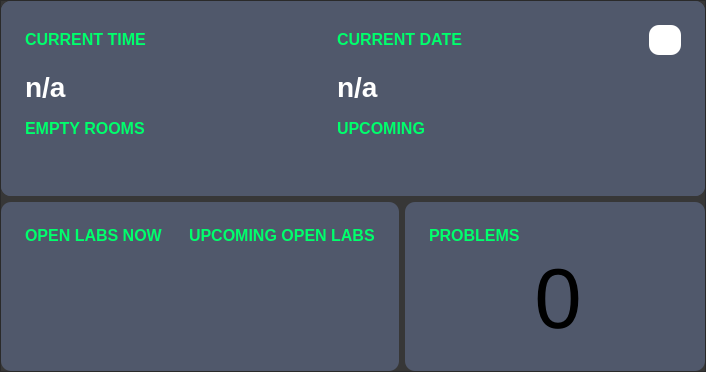
      <widget class="QWidget" name="pageDashboard">
       <property name="sizePolicy">
        <sizepolicy hsizetype="MinimumExpanding" vsizetype="MinimumExpanding">
         <horstretch>0</horstretch>
         <verstretch>0</verstretch>
        </sizepolicy>
       </property>
       <layout class="QGridLayout" name="gridLayout">
        <property name="leftMargin">
         <number>0</number>
        </property>
        <property name="topMargin">
         <number>0</number>
        </property>
        <property name="rightMargin">
         <number>0</number>
        </property>
        <property name="bottomMargin">
         <number>0</number>
        </property>
        <property name="spacing">
         <number>0</number>
        </property>
        <item row="0" column="0">
         <widget class="QFrame" name="frameDashboard">
          <property name="enabled">
           <bool>true</bool>
          </property>
          <property name="sizePolicy">
           <sizepolicy hsizetype="Expanding" vsizetype="Expanding">
            <horstretch>0</horstretch>
            <verstretch>0</verstretch>
           </sizepolicy>
          </property>
          <property name="minimumSize">
           <size>
            <width>0</width>
            <height>0</height>
           </size>
          </property>
          <property name="autoFillBackground">
           <bool>false</bool>
          </property>
          <property name="styleSheet">
           <string notr="true">background-color: rgb(55,55,55);</string>
          </property>
          <property name="frameShape">
           <enum>QFrame::StyledPanel</enum>
          </property>
          <property name="frameShadow">
           <enum>QFrame::Raised</enum>
          </property>
          <layout class="QGridLayout" name="gridLayout_4">
           <property name="leftMargin">
            <number>0</number>
           </property>
           <property name="topMargin">
            <number>0</number>
           </property>
           <property name="rightMargin">
            <number>0</number>
           </property>
           <property name="bottomMargin">
            <number>0</number>
           </property>
           <item row="1" column="1">
            <widget class="QFrame" name="frameDashboardProblems">
             <property name="sizePolicy">
              <sizepolicy hsizetype="Expanding" vsizetype="Expanding">
               <horstretch>0</horstretch>
               <verstretch>1</verstretch>
              </sizepolicy>
             </property>
             <property name="minimumSize">
              <size>
               <width>300</width>
               <height>0</height>
              </size>
             </property>
             <property name="accessibleDescription">
              <string>backgroundFrame</string>
             </property>
             <property name="styleSheet">
              <string notr="true">background-color: rgb(80,88,107);
border-radius: 10px;</string>
             </property>
             <property name="frameShape">
              <enum>QFrame::StyledPanel</enum>
             </property>
             <property name="frameShadow">
              <enum>QFrame::Raised</enum>
             </property>
             <layout class="QGridLayout" name="gridLayout_30">
              <property name="leftMargin">
               <number>24</number>
              </property>
              <property name="topMargin">
               <number>24</number>
              </property>
              <property name="rightMargin">
               <number>24</number>
              </property>
              <property name="bottomMargin">
               <number>24</number>
              </property>
              <item row="1" column="1" rowspan="2">
               <widget class="QLabel" name="labelNumberProblems">
                <property name="sizePolicy">
                 <sizepolicy hsizetype="Expanding" vsizetype="Fixed">
                  <horstretch>0</horstretch>
                  <verstretch>0</verstretch>
                 </sizepolicy>
                </property>
                <property name="maximumSize">
                 <size>
                  <width>400</width>
                  <height>150</height>
                 </size>
                </property>
                <property name="font">
                 <font>
                  <pointsize>64</pointsize>
                  <weight>50</weight>
                  <bold>false</bold>
                 </font>
                </property>
                <property name="cursor">
                 <cursorShape>PointingHandCursor</cursorShape>
                </property>
                <property name="accessibleDescription">
                 <string>LCDNumber</string>
                </property>
                <property name="text">
                 <string>0</string>
                </property>
                <property name="scaledContents">
                 <bool>true</bool>
                </property>
                <property name="alignment">
                 <set>Qt::AlignCenter</set>
                </property>
               </widget>
              </item>
              <item row="0" column="0" colspan="2">
               <widget class="QLabel" name="labelDashboardProblems">
                <property name="sizePolicy">
                 <sizepolicy hsizetype="Fixed" vsizetype="Fixed">
                  <horstretch>0</horstretch>
                  <verstretch>0</verstretch>
                 </sizepolicy>
                </property>
                <property name="font">
                 <font>
                  <family>Segoe UI</family>
                  <pointsize>12</pointsize>
                  <weight>75</weight>
                  <bold>true</bold>
                 </font>
                </property>
                <property name="cursor">
                 <cursorShape>ArrowCursor</cursorShape>
                </property>
                <property name="accessibleDescription">
                 <string>titleLabel</string>
                </property>
                <property name="styleSheet">
                 <string notr="true">
	color: rgb(0, 255, 108);</string>
                </property>
                <property name="text">
                 <string>PROBLEMS</string>
                </property>
                <property name="scaledContents">
                 <bool>true</bool>
                </property>
                <property name="alignment">
                 <set>Qt::AlignLeading|Qt::AlignLeft|Qt::AlignVCenter</set>
                </property>
                <property name="openExternalLinks">
                 <bool>false</bool>
                </property>
                <property name="textInteractionFlags">
                 <set>Qt::LinksAccessibleByMouse</set>
                </property>
               </widget>
              </item>
             </layout>
            </widget>
           </item>
           <item row="0" column="0" colspan="2">
            <widget class="QFrame" name="frameDashboardBrief_2">
             <property name="sizePolicy">
              <sizepolicy hsizetype="Expanding" vsizetype="Expanding">
               <horstretch>0</horstretch>
               <verstretch>2</verstretch>
              </sizepolicy>
             </property>
             <property name="accessibleDescription">
              <string>backgroundFrame</string>
             </property>
             <property name="styleSheet">
              <string notr="true">background-color: rgb(80,88,107);
border-radius: 10px;</string>
             </property>
             <property name="frameShape">
              <enum>QFrame::StyledPanel</enum>
             </property>
             <property name="frameShadow">
              <enum>QFrame::Raised</enum>
             </property>
             <property name="lineWidth">
              <number>1</number>
             </property>
             <layout class="QGridLayout" name="gridLayout_41">
              <property name="leftMargin">
               <number>0</number>
              </property>
              <property name="topMargin">
               <number>0</number>
              </property>
              <property name="rightMargin">
               <number>0</number>
              </property>
              <property name="bottomMargin">
               <number>0</number>
              </property>
              <item row="0" column="0">
               <widget class="QFrame" name="frameDashboardBrief">
                <property name="sizePolicy">
                 <sizepolicy hsizetype="Expanding" vsizetype="Expanding">
                  <horstretch>0</horstretch>
                  <verstretch>0</verstretch>
                 </sizepolicy>
                </property>
                <property name="minimumSize">
                 <size>
                  <width>0</width>
                  <height>0</height>
                 </size>
                </property>
                <property name="accessibleDescription">
                 <string/>
                </property>
                <property name="styleSheet">
                 <string notr="true"/>
                </property>
                <property name="frameShape">
                 <enum>QFrame::StyledPanel</enum>
                </property>
                <property name="frameShadow">
                 <enum>QFrame::Raised</enum>
                </property>
                <layout class="QGridLayout" name="gridLayout_31">
                 <property name="leftMargin">
                  <number>24</number>
                 </property>
                 <property name="topMargin">
                  <number>24</number>
                 </property>
                 <property name="rightMargin">
                  <number>24</number>
                 </property>
                 <property name="bottomMargin">
                  <number>24</number>
                 </property>
                 <property name="verticalSpacing">
                  <number>16</number>
                 </property>
                 <item row="6" column="1">
                  <widget class="QFrame" name="frameUpcomingRooms">
                   <property name="sizePolicy">
                    <sizepolicy hsizetype="Expanding" vsizetype="Expanding">
                     <horstretch>0</horstretch>
                     <verstretch>0</verstretch>
                    </sizepolicy>
                   </property>
                   <property name="layoutDirection">
                    <enum>Qt::LeftToRight</enum>
                   </property>
                   <property name="frameShape">
                    <enum>QFrame::StyledPanel</enum>
                   </property>
                   <property name="frameShadow">
                    <enum>QFrame::Raised</enum>
                   </property>
                   <layout class="QGridLayout" name="gridLayout_34"/>
                  </widget>
                 </item>
                 <item row="2" column="0">
                  <widget class="QLabel" name="labelCurrentTime">
                   <property name="sizePolicy">
                    <sizepolicy hsizetype="Preferred" vsizetype="Fixed">
                     <horstretch>0</horstretch>
                     <verstretch>0</verstretch>
                    </sizepolicy>
                   </property>
                   <property name="font">
                    <font>
                     <family>Segoe UI</family>
                     <pointsize>21</pointsize>
                     <weight>75</weight>
                     <bold>true</bold>
                    </font>
                   </property>
                   <property name="cursor">
                    <cursorShape>ArrowCursor</cursorShape>
                   </property>
                   <property name="accessibleDescription">
                    <string>normalLabel</string>
                   </property>
                   <property name="styleSheet">
                    <string notr="true">color: rgb(255, 255, 255);</string>
                   </property>
                   <property name="frameShape">
                    <enum>QFrame::NoFrame</enum>
                   </property>
                   <property name="lineWidth">
                    <number>2</number>
                   </property>
                   <property name="text">
                    <string>n/a</string>
                   </property>
                   <property name="scaledContents">
                    <bool>true</bool>
                   </property>
                   <property name="alignment">
                    <set>Qt::AlignLeading|Qt::AlignLeft|Qt::AlignVCenter</set>
                   </property>
                   <property name="openExternalLinks">
                    <bool>false</bool>
                   </property>
                   <property name="textInteractionFlags">
                    <set>Qt::LinksAccessibleByMouse</set>
                   </property>
                  </widget>
                 </item>
                 <item row="0" column="0">
                  <widget class="QLabel" name="labelDashboardCurrentTime">
                   <property name="sizePolicy">
                    <sizepolicy hsizetype="Fixed" vsizetype="Fixed">
                     <horstretch>0</horstretch>
                     <verstretch>0</verstretch>
                    </sizepolicy>
                   </property>
                   <property name="font">
                    <font>
                     <family>Segoe UI</family>
                     <pointsize>12</pointsize>
                     <weight>75</weight>
                     <bold>true</bold>
                    </font>
                   </property>
                   <property name="cursor">
                    <cursorShape>ArrowCursor</cursorShape>
                   </property>
                   <property name="accessibleDescription">
                    <string>titleLabel</string>
                   </property>
                   <property name="styleSheet">
                    <string notr="true">
	color: rgb(0, 255, 108);</string>
                   </property>
                   <property name="text">
                    <string>CURRENT TIME</string>
                   </property>
                   <property name="scaledContents">
                    <bool>true</bool>
                   </property>
                   <property name="openExternalLinks">
                    <bool>false</bool>
                   </property>
                   <property name="textInteractionFlags">
                    <set>Qt::LinksAccessibleByMouse</set>
                   </property>
                  </widget>
                 </item>
                 <item row="4" column="0">
                  <widget class="QLabel" name="labelDashboard_4">
                   <property name="sizePolicy">
                    <sizepolicy hsizetype="Fixed" vsizetype="Fixed">
                     <horstretch>0</horstretch>
                     <verstretch>0</verstretch>
                    </sizepolicy>
                   </property>
                   <property name="font">
                    <font>
                     <family>Segoe UI</family>
                     <pointsize>12</pointsize>
                     <weight>75</weight>
                     <bold>true</bold>
                    </font>
                   </property>
                   <property name="cursor">
                    <cursorShape>ArrowCursor</cursorShape>
                   </property>
                   <property name="accessibleDescription">
                    <string>titleLabel</string>
                   </property>
                   <property name="styleSheet">
                    <string notr="true">
	color: rgb(0, 255, 108);</string>
                   </property>
                   <property name="text">
                    <string>EMPTY ROOMS</string>
                   </property>
                   <property name="scaledContents">
                    <bool>true</bool>
                   </property>
                   <property name="openExternalLinks">
                    <bool>false</bool>
                   </property>
                   <property name="textInteractionFlags">
                    <set>Qt::LinksAccessibleByMouse</set>
                   </property>
                  </widget>
                 </item>
                 <item row="0" column="2">
                  <widget class="QPushButton" name="pushButtonRefreshDashboard">
                   <property name="sizePolicy">
                    <sizepolicy hsizetype="Fixed" vsizetype="Fixed">
                     <horstretch>0</horstretch>
                     <verstretch>0</verstretch>
                    </sizepolicy>
                   </property>
                   <property name="minimumSize">
                    <size>
                     <width>30</width>
                     <height>30</height>
                    </size>
                   </property>
                   <property name="cursor">
                    <cursorShape>PointingHandCursor</cursorShape>
                   </property>
                   <property name="accessibleDescription">
                    <string>successButton</string>
                   </property>
                   <property name="styleSheet">
                    <string notr="true">background-color: rgb(255, 255, 255);</string>
                   </property>
                   <property name="text">
                    <string/>
                   </property>
                   <property name="icon">
                    <iconset>
                     <normaloff>../images/icons/dark_theme/dashboard_refresh_dark.png</normaloff>../images/icons/dark_theme/dashboard_refresh_dark.png</iconset>
                   </property>
                   <property name="flat">
                    <bool>true</bool>
                   </property>
                  </widget>
                 </item>
                 <item row="2" column="1">
                  <widget class="QLabel" name="labelCurrentDate">
                   <property name="font">
                    <font>
                     <family>Segoe UI</family>
                     <pointsize>21</pointsize>
                     <weight>75</weight>
                     <bold>true</bold>
                    </font>
                   </property>
                   <property name="cursor">
                    <cursorShape>ArrowCursor</cursorShape>
                   </property>
                   <property name="accessibleDescription">
                    <string>normalLabel</string>
                   </property>
                   <property name="styleSheet">
                    <string notr="true">color: rgb(255, 255, 255);</string>
                   </property>
                   <property name="text">
                    <string>n/a</string>
                   </property>
                   <property name="scaledContents">
                    <bool>true</bool>
                   </property>
                   <property name="alignment">
                    <set>Qt::AlignLeading|Qt::AlignLeft|Qt::AlignVCenter</set>
                   </property>
                   <property name="openExternalLinks">
                    <bool>false</bool>
                   </property>
                   <property name="textInteractionFlags">
                    <set>Qt::LinksAccessibleByMouse</set>
                   </property>
                  </widget>
                 </item>
                 <item row="0" column="1">
                  <widget class="QLabel" name="labelDashboardCurrentTime_2">
                   <property name="sizePolicy">
                    <sizepolicy hsizetype="Fixed" vsizetype="Fixed">
                     <horstretch>0</horstretch>
                     <verstretch>0</verstretch>
                    </sizepolicy>
                   </property>
                   <property name="font">
                    <font>
                     <family>Segoe UI</family>
                     <pointsize>12</pointsize>
                     <weight>75</weight>
                     <bold>true</bold>
                    </font>
                   </property>
                   <property name="cursor">
                    <cursorShape>ArrowCursor</cursorShape>
                   </property>
                   <property name="accessibleDescription">
                    <string>titleLabel</string>
                   </property>
                   <property name="styleSheet">
                    <string notr="true">
	color: rgb(0, 255, 108);</string>
                   </property>
                   <property name="text">
                    <string>CURRENT DATE</string>
                   </property>
                   <property name="scaledContents">
                    <bool>true</bool>
                   </property>
                   <property name="openExternalLinks">
                    <bool>false</bool>
                   </property>
                   <property name="textInteractionFlags">
                    <set>Qt::LinksAccessibleByMouse</set>
                   </property>
                  </widget>
                 </item>
                 <item row="4" column="1">
                  <widget class="QLabel" name="labelDashboard_5">
                   <property name="sizePolicy">
                    <sizepolicy hsizetype="Fixed" vsizetype="Fixed">
                     <horstretch>0</horstretch>
                     <verstretch>0</verstretch>
                    </sizepolicy>
                   </property>
                   <property name="font">
                    <font>
                     <family>Segoe UI</family>
                     <pointsize>12</pointsize>
                     <weight>75</weight>
                     <bold>true</bold>
                    </font>
                   </property>
                   <property name="cursor">
                    <cursorShape>ArrowCursor</cursorShape>
                   </property>
                   <property name="accessibleDescription">
                    <string>titleLabel</string>
                   </property>
                   <property name="styleSheet">
                    <string notr="true">
	color: rgb(0, 255, 108);</string>
                   </property>
                   <property name="text">
                    <string>UPCOMING</string>
                   </property>
                   <property name="scaledContents">
                    <bool>true</bool>
                   </property>
                   <property name="openExternalLinks">
                    <bool>false</bool>
                   </property>
                   <property name="textInteractionFlags">
                    <set>Qt::LinksAccessibleByMouse</set>
                   </property>
                  </widget>
                 </item>
                 <item row="6" column="0">
                  <widget class="QFrame" name="frameEmptyRooms">
                   <property name="sizePolicy">
                    <sizepolicy hsizetype="Expanding" vsizetype="Expanding">
                     <horstretch>0</horstretch>
                     <verstretch>0</verstretch>
                    </sizepolicy>
                   </property>
                   <property name="accessibleDescription">
                    <string/>
                   </property>
                   <property name="frameShape">
                    <enum>QFrame::StyledPanel</enum>
                   </property>
                   <property name="frameShadow">
                    <enum>QFrame::Raised</enum>
                   </property>
                   <layout class="QGridLayout" name="gridLayout_28"/>
                  </widget>
                 </item>
                </layout>
               </widget>
              </item>
             </layout>
            </widget>
           </item>
           <item row="1" column="0">
            <widget class="QFrame" name="frameDashboardTotal">
             <property name="sizePolicy">
              <sizepolicy hsizetype="Expanding" vsizetype="Expanding">
               <horstretch>1</horstretch>
               <verstretch>1</verstretch>
              </sizepolicy>
             </property>
             <property name="accessibleDescription">
              <string>backgroundFrame</string>
             </property>
             <property name="styleSheet">
              <string notr="true">background-color: rgb(80,88,107);
border-radius: 10px;</string>
             </property>
             <property name="frameShape">
              <enum>QFrame::StyledPanel</enum>
             </property>
             <property name="frameShadow">
              <enum>QFrame::Raised</enum>
             </property>
             <layout class="QGridLayout" name="gridLayout_32">
              <property name="leftMargin">
               <number>24</number>
              </property>
              <property name="topMargin">
               <number>24</number>
              </property>
              <property name="rightMargin">
               <number>24</number>
              </property>
              <property name="bottomMargin">
               <number>24</number>
              </property>
              <item row="1" column="2">
               <widget class="QFrame" name="frameUpcomingOpenLabs">
                <property name="sizePolicy">
                 <sizepolicy hsizetype="Expanding" vsizetype="Expanding">
                  <horstretch>0</horstretch>
                  <verstretch>0</verstretch>
                 </sizepolicy>
                </property>
                <property name="frameShape">
                 <enum>QFrame::StyledPanel</enum>
                </property>
                <property name="frameShadow">
                 <enum>QFrame::Raised</enum>
                </property>
                <layout class="QGridLayout" name="gridLayout_39"/>
               </widget>
              </item>
              <item row="0" column="2">
               <widget class="QLabel" name="labelUpcomingOpenLabs">
                <property name="sizePolicy">
                 <sizepolicy hsizetype="Fixed" vsizetype="Fixed">
                  <horstretch>0</horstretch>
                  <verstretch>0</verstretch>
                 </sizepolicy>
                </property>
                <property name="font">
                 <font>
                  <family>Segoe UI</family>
                  <pointsize>12</pointsize>
                  <weight>75</weight>
                  <bold>true</bold>
                 </font>
                </property>
                <property name="cursor">
                 <cursorShape>ArrowCursor</cursorShape>
                </property>
                <property name="accessibleDescription">
                 <string>titleLabel</string>
                </property>
                <property name="styleSheet">
                 <string notr="true">
	color: rgb(0, 255, 108);</string>
                </property>
                <property name="text">
                 <string>UPCOMING OPEN LABS</string>
                </property>
                <property name="scaledContents">
                 <bool>true</bool>
                </property>
                <property name="openExternalLinks">
                 <bool>false</bool>
                </property>
                <property name="textInteractionFlags">
                 <set>Qt::LinksAccessibleByMouse</set>
                </property>
               </widget>
              </item>
              <item row="0" column="1">
               <spacer name="horizontalSpacer_4">
                <property name="orientation">
                 <enum>Qt::Horizontal</enum>
                </property>
                <property name="sizeHint" stdset="0">
                 <size>
                  <width>20</width>
                  <height>20</height>
                 </size>
                </property>
               </spacer>
              </item>
              <item row="1" column="0">
               <widget class="QFrame" name="frameOpenLabs">
                <property name="sizePolicy">
                 <sizepolicy hsizetype="Expanding" vsizetype="Expanding">
                  <horstretch>0</horstretch>
                  <verstretch>0</verstretch>
                 </sizepolicy>
                </property>
                <property name="frameShape">
                 <enum>QFrame::StyledPanel</enum>
                </property>
                <property name="frameShadow">
                 <enum>QFrame::Raised</enum>
                </property>
                <layout class="QGridLayout" name="gridLayout_33"/>
               </widget>
              </item>
              <item row="0" column="0">
               <widget class="QLabel" name="labelDashboard_14">
                <property name="sizePolicy">
                 <sizepolicy hsizetype="Fixed" vsizetype="Fixed">
                  <horstretch>0</horstretch>
                  <verstretch>0</verstretch>
                 </sizepolicy>
                </property>
                <property name="font">
                 <font>
                  <family>Segoe UI</family>
                  <pointsize>12</pointsize>
                  <weight>75</weight>
                  <bold>true</bold>
                 </font>
                </property>
                <property name="cursor">
                 <cursorShape>ArrowCursor</cursorShape>
                </property>
                <property name="accessibleDescription">
                 <string>titleLabel</string>
                </property>
                <property name="styleSheet">
                 <string notr="true">
	color: rgb(0, 255, 108);</string>
                </property>
                <property name="text">
                 <string>OPEN LABS NOW</string>
                </property>
                <property name="scaledContents">
                 <bool>true</bool>
                </property>
                <property name="openExternalLinks">
                 <bool>false</bool>
                </property>
                <property name="textInteractionFlags">
                 <set>Qt::LinksAccessibleByMouse</set>
                </property>
               </widget>
              </item>
             </layout>
            </widget>
           </item>
          </layout>
         </widget>
        </item>
       </layout>
      </widget>
